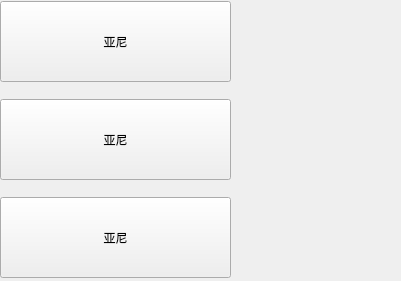
       <widget class="QWidget" name="widget">
        <property name="geometry">
         <rect>
          <x>0</x>
          <y>0</y>
          <width>401</width>
          <height>281</height>
         </rect>
        </property>
        <attribute name="label">
         <string>我的好友</string>
        </attribute>
        <widget class="QWidget" name="layoutWidget">
         <property name="geometry">
          <rect>
           <x>0</x>
           <y>-10</y>
           <width>241</width>
           <height>301</height>
          </rect>
         </property>
         <layout class="QVBoxLayout" name="verticalLayout_2">
          <item>
           <widget class="QPushButton" name="pushButton_53">
            <property name="sizePolicy">
             <sizepolicy hsizetype="Fixed" vsizetype="Fixed">
              <horstretch>0</horstretch>
              <verstretch>0</verstretch>
             </sizepolicy>
            </property>
            <property name="minimumSize">
             <size>
              <width>231</width>
              <height>81</height>
             </size>
            </property>
            <property name="maximumSize">
             <size>
              <width>231</width>
              <height>81</height>
             </size>
            </property>
            <property name="text">
             <string>亚尼</string>
            </property>
            <property name="icon">
             <iconset resource="usr.qrc">
              <normaloff>:/user_space/man.gif</normaloff>:/user_space/man.gif</iconset>
            </property>
            <property name="iconSize">
             <size>
              <width>80</width>
              <height>80</height>
             </size>
            </property>
           </widget>
          </item>
          <item>
           <widget class="QPushButton" name="pushButton_54">
            <property name="sizePolicy">
             <sizepolicy hsizetype="Fixed" vsizetype="Fixed">
              <horstretch>0</horstretch>
              <verstretch>0</verstretch>
             </sizepolicy>
            </property>
            <property name="minimumSize">
             <size>
              <width>231</width>
              <height>81</height>
             </size>
            </property>
            <property name="maximumSize">
             <size>
              <width>231</width>
              <height>81</height>
             </size>
            </property>
            <property name="text">
             <string>亚尼</string>
            </property>
            <property name="icon">
             <iconset resource="usr.qrc">
              <normaloff>:/user_space/man.gif</normaloff>:/user_space/man.gif</iconset>
            </property>
            <property name="iconSize">
             <size>
              <width>80</width>
              <height>80</height>
             </size>
            </property>
           </widget>
          </item>
          <item>
           <widget class="QPushButton" name="pushButton_55">
            <property name="sizePolicy">
             <sizepolicy hsizetype="Fixed" vsizetype="Fixed">
              <horstretch>0</horstretch>
              <verstretch>0</verstretch>
             </sizepolicy>
            </property>
            <property name="minimumSize">
             <size>
              <width>231</width>
              <height>81</height>
             </size>
            </property>
            <property name="maximumSize">
             <size>
              <width>231</width>
              <height>81</height>
             </size>
            </property>
            <property name="text">
             <string>亚尼</string>
            </property>
            <property name="icon">
             <iconset resource="usr.qrc">
              <normaloff>:/user_space/man.gif</normaloff>:/user_space/man.gif</iconset>
            </property>
            <property name="iconSize">
             <size>
              <width>80</width>
              <height>80</height>
             </size>
            </property>
           </widget>
          </item>
         </layout>
        </widget>
       </widget>
